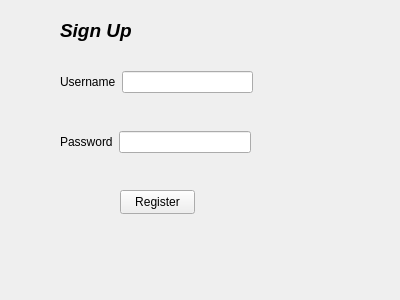
<?xml version="1.0" encoding="UTF-8"?>
<ui version="4.0">
 <class>Form</class>
 <widget class="QWidget" name="Form">
  <property name="geometry">
   <rect>
    <x>0</x>
    <y>0</y>
    <width>400</width>
    <height>300</height>
   </rect>
  </property>
  <property name="windowTitle">
   <string>Form</string>
  </property>
  <widget class="QPushButton" name="registerbutton">
   <property name="geometry">
    <rect>
     <x>120</x>
     <y>190</y>
     <width>75</width>
     <height>24</height>
    </rect>
   </property>
   <property name="text">
    <string>Register</string>
   </property>
  </widget>
  <widget class="QLabel" name="label_3">
   <property name="geometry">
    <rect>
     <x>60</x>
     <y>20</y>
     <width>161</width>
     <height>21</height>
    </rect>
   </property>
   <property name="font">
    <font>
     <family>Arial</family>
     <pointsize>14</pointsize>
     <italic>true</italic>
     <bold>true</bold>
    </font>
   </property>
   <property name="text">
    <string>Sign Up</string>
   </property>
  </widget>
  <widget class="QWidget" name="">
   <property name="geometry">
    <rect>
     <x>60</x>
     <y>70</y>
     <width>193</width>
     <height>24</height>
    </rect>
   </property>
   <layout class="QHBoxLayout" name="horizontalLayout">
    <item>
     <widget class="QLabel" name="label">
      <property name="text">
       <string>Username</string>
      </property>
     </widget>
    </item>
    <item>
     <widget class="QLineEdit" name="user"/>
    </item>
   </layout>
  </widget>
  <widget class="QWidget" name="">
   <property name="geometry">
    <rect>
     <x>60</x>
     <y>130</y>
     <width>191</width>
     <height>24</height>
    </rect>
   </property>
   <layout class="QHBoxLayout" name="horizontalLayout_2">
    <item>
     <widget class="QLabel" name="label_2">
      <property name="text">
       <string>Password</string>
      </property>
     </widget>
    </item>
    <item>
     <widget class="QLineEdit" name="pass">
      <property name="echoMode">
       <enum>QLineEdit::Password</enum>
      </property>
     </widget>
    </item>
   </layout>
  </widget>
 </widget>
 <resources/>
 <connections/>
</ui>
